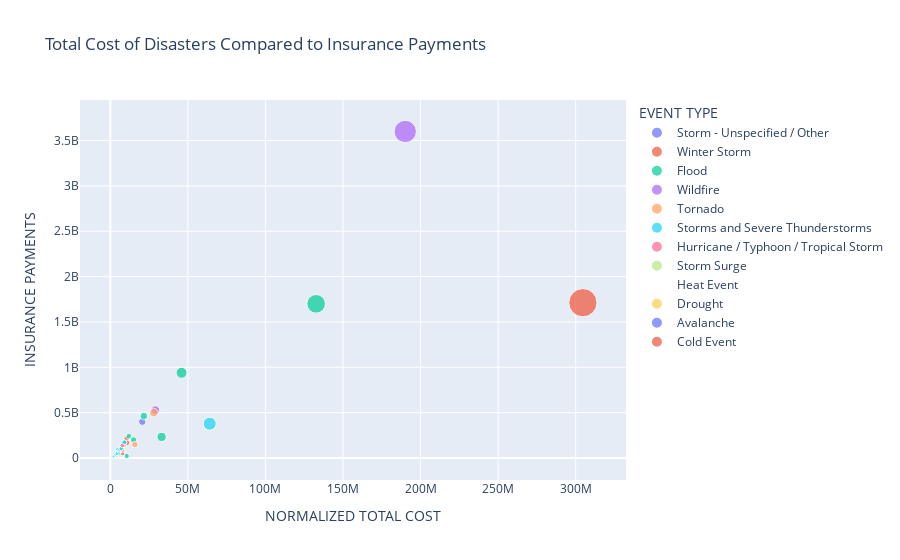

Notebook source saved alongside this figure:
### Markdown cell above
The next part of the data science process is generating a visualization to help us answer our question. This part of the data science process is really exciting! A visualization is often a graph, but it can be any way that we can visually show our data. In our case, we are going to use a scatter plot. A visualization helps to understand what kind of story our data is telling us. 

Run the code below to generate a scatter plot from the data that will help us to answer our question. Each point represents a specific event.

The size of the points represents the estimated cost, and the color represents the total insurance payments paid out for that particular event.

### Code cell
fig = px.scatter(data, x="NORMALIZED TOTAL COST", y="INSURANCE PAYMENTS", 
                 title='Total Cost of Disasters Compared to Insurance Payments', 
                 hover_data={"PLACE","COMMENTS"},
                 size='NORMALIZED TOTAL COST',
                 color='EVENT TYPE',
                 height=600)

fig.show()
